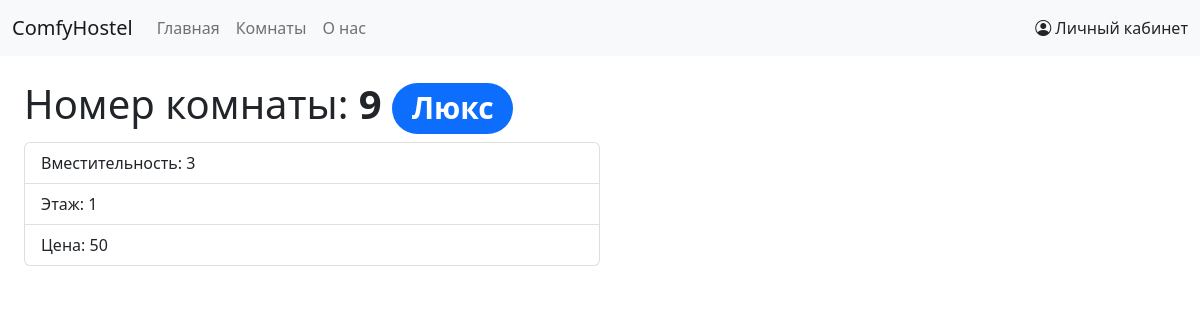
Screenshot of /home/rooms/9 with the database file from the repository.
### home/models.py (models this page shows, shortened)
class Room(models.Model):
    CAPACITY_CHOICES = [
        (1, 1), (2, 2), (3, 3), (4, 4), (5, 5),
    ]
    capacity = models.IntegerField(choices=CAPACITY_CHOICES, default=CAPACITY_CHOICES[0])
    COMFORTABILITY_CHOICES = [
        ("lux", "Люкс"),
        ("semi-lux", "Полу-люкс"),
        ("standard", "Обычный"),
    ]
    comfortability = models.CharField(choices=COMFORTABILITY_CHOICES, max_length=20)
    number = models.IntegerField(primary_key=True, unique=True)
    floor = models.IntegerField()
    price = models.IntegerField()
    STATUSES_LIST = [
        ("available", "Свободна"),
        ("taken", "Занята"),
    ]
    status = models.CharField(max_length=20, choices=STATUSES_LIST, default=STATUSES_LIST[0])

### home/views.py (the view)
# urls.py: path('rooms/<int:pk>', views.RoomsDetailView.as_view(), name='room-detail'),
class RoomsDetailView(generic.DetailView):
    model = Room
    context_object_name = "room"

### home/templates/home/room_detail.html (shortened to what this page needs)
{% extends 'base_generic.html' %}
{% block content %}
    <h1 class="h1">Номер комнаты: <strong>{{ room.number }}</strong>
                <span class="badge bg-primary rounded-pill">{{ room.get_comfortability_display }}</span>
            </h1>
            <div class="list-group col-md-6">
                    <div class="list-group-item">
                        Вместительность: {{ room.capacity }}
                    </div>
                    <div class="list-group-item">
                        Этаж: {{ room.floor }}
                    </div>
            <div class="list-group-item">
                Цена: {{ room.price }}
            </div>
            </div>
{% endblock %}

### rows the page displays
Room: number "9", comfortability "Люкс", capacity "3", floor "1", price "50"
